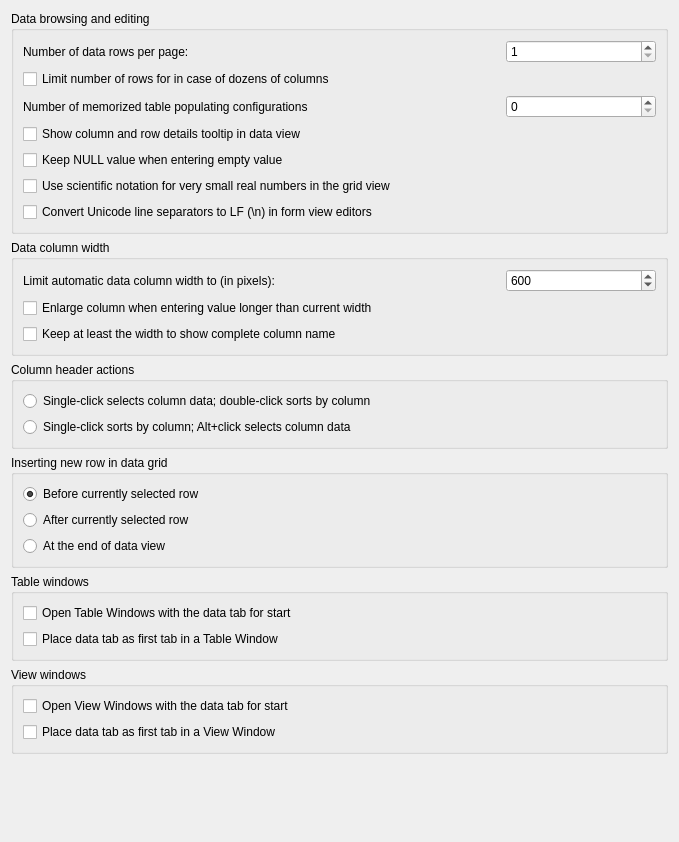
             <widget class="QWidget" name="dataBrowsingScrollAreaContents">
              <property name="geometry">
               <rect>
                <x>0</x>
                <y>0</y>
                <width>679</width>
                <height>842</height>
               </rect>
              </property>
              <layout class="QVBoxLayout" name="verticalLayout_34">
               <item>
                <widget class="QGroupBox" name="dataBrowsingGroup">
                 <property name="title">
                  <string>Data browsing and editing</string>
                 </property>
                 <layout class="QGridLayout" name="gridLayout_2">
                  <item row="0" column="2">
                   <widget class="QSpinBox" name="rowsPerPageSpin">
                    <property name="maximumSize">
                     <size>
                      <width>150</width>
                      <height>16777215</height>
                     </size>
                    </property>
                    <property name="minimum">
                     <number>1</number>
                    </property>
                    <property name="maximum">
                     <number>99999</number>
                    </property>
                    <property name="cfg" stdset="0">
                     <string notr="true">General.NumberOfRowsPerPage</string>
                    </property>
                   </widget>
                  </item>
                  <item row="5" column="0" colspan="3">
                   <widget class="QCheckBox" name="useSciFormatForDoublesCheck">
                    <property name="toolTip">
                     <string>&lt;html&gt;&lt;head/&gt;&lt;body&gt;&lt;p&gt;When enabled, SQLiteStudio automatically switches to scientific notation for very small real numbers (e.g. &lt;span style=&quot; font-style:italic;&quot;&gt;5.3e-21&lt;/span&gt;).&lt;br/&gt;Decimal notation is used for values whose magnitude allows a readable decimal representation.&lt;/p&gt;&lt;p&gt;When disabled, real numbers are always displayed using decimal notation, even if this results in very long fractional parts.&lt;/p&gt;&lt;/body&gt;&lt;/html&gt;</string>
                    </property>
                    <property name="text">
                     <string>Use scientific notation for very small real numbers in the grid view</string>
                    </property>
                    <property name="cfg" stdset="0">
                     <string notr="true">General.UseSciFormatForDoubles</string>
                    </property>
                   </widget>
                  </item>
                  <item row="0" column="0" colspan="2">
                   <widget class="QLabel" name="rowsPerPageLabel">
                    <property name="text">
                     <string>Number of data rows per page:</string>
                    </property>
                   </widget>
                  </item>
                  <item row="2" column="2">
                   <widget class="QSpinBox" name="memPopulConfigsCheck">
                    <property name="toolTip">
                     <string>&lt;p&gt;Maximum number of configurations of Populate Table dialog stored in configuration. Value of 100 should be sufficient.&lt;/p&gt;</string>
                    </property>
                    <property name="maximum">
                     <number>999999</number>
                    </property>
                    <property name="cfg" stdset="0">
                     <string notr="true">General.PopulateHistorySize</string>
                    </property>
                   </widget>
                  </item>
                  <item row="3" column="0" colspan="3">
                   <widget class="QCheckBox" name="tolltipInDataViewCheck">
                    <property name="toolTip">
                     <string>&lt;p&gt;When this is enabled and user holds mouse pointer over a cell in any data view (query results, a table data, a view data) a tooltip will appear with details about the cell - it includes details like column data type, constraints, ROWID and others.&lt;/p&gt;</string>
                    </property>
                    <property name="text">
                     <string>Show column and row details tooltip in data view</string>
                    </property>
                    <property name="cfg" stdset="0">
                     <string notr="true">General.ShowDataViewTooltips</string>
                    </property>
                   </widget>
                  </item>
                  <item row="2" column="0" colspan="2">
                   <widget class="QLabel" name="memPopulConfigsLabel">
                    <property name="toolTip">
                     <string>&lt;p&gt;Maximum number of configurations of Populate Table dialog stored in configuration. Value of 100 should be sufficient.&lt;/p&gt;</string>
                    </property>
                    <property name="text">
                     <string>Number of memorized table populating configurations</string>
                    </property>
                   </widget>
                  </item>
                  <item row="6" column="0" colspan="3">
                   <widget class="QCheckBox" name="useLfForMultilineBox">
                    <property name="toolTip">
                     <string>&lt;html&gt;&lt;head/&gt;&lt;body&gt;&lt;p&gt;Converts Unicode line separators (U+2028, U+2029) to the standard LF (&lt;span style=&quot; font-family:'monospace';&quot;&gt;\n&lt;/span&gt;) character when editing text in form view editor.&lt;/p&gt;&lt;p&gt;Disable to preserve the original characters.&lt;/p&gt;&lt;/body&gt;&lt;/html&gt;</string>
                    </property>
                    <property name="text">
                     <string>Convert Unicode line separators to LF (\n) in form view editors</string>
                    </property>
                    <property name="cfg" stdset="0">
                     <string>General.UseLfForMultilineEditors</string>
                    </property>
                   </widget>
                  </item>
                  <item row="1" column="0" colspan="3">
                   <widget class="QCheckBox" name="limitColumnsVsRowsCheck">
                    <property name="toolTip">
                     <string>&lt;html&gt;&lt;head/&gt;&lt;body&gt;&lt;p&gt;If query results contain dozens (or hundreds) of columns, it is more likely that it will exhaust free memory of your computer by loading several gigabytes of data at once. SQLiteStudio may try to limit number of results displayed on one page in such cases to protect your computer. If you know that you don't work with big values in database, you can disable this limit and you will always see as many rows as defined per page.&lt;/p&gt;&lt;/body&gt;&lt;/html&gt;</string>
                    </property>
                    <property name="text">
                     <string>Limit number of rows for in case of dozens of columns</string>
                    </property>
                    <property name="cfg" stdset="0">
                     <string notr="true">General.LimitRowsForManyColumns</string>
                    </property>
                   </widget>
                  </item>
                  <item row="4" column="0" colspan="3">
                   <widget class="QCheckBox" name="keepNullWhenEmptyCheck">
                    <property name="toolTip">
                     <string>&lt;p&gt;When editing a cell which used to have NULL value and entering empty string as new value, then this option determinates whether the new value should remain NULL (have this option enabled), or should it be overwritten with empty string value (have this option disabled).&lt;/p&gt;</string>
                    </property>
                    <property name="text">
                     <string>Keep NULL value when entering empty value</string>
                    </property>
                    <property name="cfg" stdset="0">
                     <string notr="true">General.KeepNullWhenEmptyValue</string>
                    </property>
                   </widget>
                  </item>
                 </layout>
                </widget>
               </item>
               <item>
                <widget class="QGroupBox" name="dataColumnWdGroup">
                 <property name="title">
                  <string>Data column width</string>
                 </property>
                 <layout class="QGridLayout" name="gridLayout_9">
                  <item row="1" column="0" colspan="2">
                   <widget class="QCheckBox" name="enlargeColumnCheck">
                    <property name="toolTip">
                     <string>&lt;html&gt;&lt;head/&gt;&lt;body&gt;&lt;p&gt;When user enters new value into column and the value is bigger than the current column width, the application will enlarge the column to fit the new value, but not wider than the limit defined in the option above.&lt;/p&gt;&lt;/body&gt;&lt;/html&gt;</string>
                    </property>
                    <property name="text">
                     <string>Enlarge column when entering value longer than current width</string>
                    </property>
                    <property name="cfg" stdset="0">
                     <string notr="true">General.EnlargeColumnForValue</string>
                    </property>
                   </widget>
                  </item>
                  <item row="0" column="1">
                   <widget class="QSpinBox" name="initColWidthLimitSpin">
                    <property name="maximumSize">
                     <size>
                      <width>150</width>
                      <height>16777215</height>
                     </size>
                    </property>
                    <property name="toolTip">
                     <string>&lt;p&gt;When the data is read into grid view columns width is automatically adjusted. This value limits the initial width for the adjustment, but user can still resize the column manually over this limit.&lt;/p&gt;</string>
                    </property>
                    <property name="minimum">
                     <number>10</number>
                    </property>
                    <property name="maximum">
                     <number>99999</number>
                    </property>
                    <property name="value">
                     <number>600</number>
                    </property>
                    <property name="cfg" stdset="0">
                     <string notr="true">General.MaxInitialColumnWith</string>
                    </property>
                   </widget>
                  </item>
                  <item row="0" column="0">
                   <widget class="QLabel" name="initColWidthLimitLabel">
                    <property name="toolTip">
                     <string>&lt;html&gt;&lt;head/&gt;&lt;body&gt;&lt;p&gt;When the data is read into grid view columns width is automatically adjusted. This value limits the initial width for the adjustment, but user can still resize the column manually over this limit. This value is also used when enlarging column upon new, longer value entered by the user (see option below).&lt;/p&gt;&lt;/body&gt;&lt;/html&gt;</string>
                    </property>
                    <property name="text">
                     <string>Limit automatic data column width to (in pixels):</string>
                    </property>
                   </widget>
                  </item>
                  <item row="2" column="0" colspan="2">
                   <widget class="QCheckBox" name="keepColNameCheck">
                    <property name="toolTip">
                     <string>&lt;html&gt;&lt;head/&gt;&lt;body&gt;&lt;p&gt;Initial width of data columns will be set to at least show complete name of the column in the header. This can still be overwritten by the initial limit of column width specified in pixels (the setting above).&lt;/p&gt;&lt;/body&gt;&lt;/html&gt;</string>
                    </property>
                    <property name="text">
                     <string>Keep at least the width to show complete column name</string>
                    </property>
                    <property name="cfg" stdset="0">
                     <string notr="true">General.ColumnWidthForName</string>
                    </property>
                   </widget>
                  </item>
                 </layout>
                </widget>
               </item>
               <item>
                <widget class="QGroupBox" name="columnHdrActionGroup">
                 <property name="title">
                  <string>Column header actions</string>
                 </property>
                 <layout class="QVBoxLayout" name="verticalLayout_25">
                  <item>
                   <widget class="ConfigRadioButton" name="colHdrClickSelectsRadio">
                    <property name="text">
                     <string>Single-click selects column data; double-click sorts by column</string>
                    </property>
                    <property name="cfg" stdset="0">
                     <string>General.SingleColumnClickSort</string>
                    </property>
                    <property name="assignedValue" stdset="0">
                     <bool>false</bool>
                    </property>
                   </widget>
                  </item>
                  <item>
                   <widget class="ConfigRadioButton" name="colHdrClickSortsRadio">
                    <property name="text">
                     <string>Single-click sorts by column; Alt+click selects column data</string>
                    </property>
                    <property name="cfg" stdset="0">
                     <string>General.SingleColumnClickSort</string>
                    </property>
                    <property name="assignedValue" stdset="0">
                     <bool>true</bool>
                    </property>
                   </widget>
                  </item>
                 </layout>
                </widget>
               </item>
               <item>
                <widget class="QGroupBox" name="insertRowPlacementGroup">
                 <property name="title">
                  <string>Inserting new row in data grid</string>
                 </property>
                 <layout class="QVBoxLayout" name="verticalLayout_33">
                  <item>
                   <widget class="ConfigRadioButton" name="insertRowBeforeRadio">
                    <property name="text">
                     <string>Before currently selected row</string>
                    </property>
                    <property name="checked">
                     <bool>true</bool>
                    </property>
                    <property name="assignedValue" stdset="0">
                     <number>0</number>
                    </property>
                    <property name="cfg" stdset="0">
                     <string notr="true">General.InsertRowPlacement</string>
                    </property>
                   </widget>
                  </item>
                  <item>
                   <widget class="ConfigRadioButton" name="insertRowAfterRadio">
                    <property name="text">
                     <string>After currently selected row</string>
                    </property>
                    <property name="assignedValue" stdset="0">
                     <number>1</number>
                    </property>
                    <property name="cfg" stdset="0">
                     <string notr="true">General.InsertRowPlacement</string>
                    </property>
                   </widget>
                  </item>
                  <item>
                   <widget class="ConfigRadioButton" name="insertRowAtEndRadio">
                    <property name="text">
                     <string>At the end of data view</string>
                    </property>
                    <property name="assignedValue" stdset="0">
                     <number>2</number>
                    </property>
                    <property name="cfg" stdset="0">
                     <string notr="true">General.InsertRowPlacement</string>
                    </property>
                   </widget>
                  </item>
                 </layout>
                </widget>
               </item>
               <item>
                <widget class="QGroupBox" name="tableWinGroup">
                 <property name="title">
                  <string>Table windows</string>
                 </property>
                 <layout class="QVBoxLayout" name="verticalLayout_18">
                  <item>
                   <widget class="QCheckBox" name="openTablesOnDataCheck">
                    <property name="toolTip">
                     <string>&lt;p&gt;When enabled, Table Windows will show up with the data tab, instead of the structure tab.&lt;/p&gt;</string>
                    </property>
                    <property name="text">
                     <string>Open Table Windows with the data tab for start</string>
                    </property>
                    <property name="cfg" stdset="0">
                     <string notr="true">General.OpenTablesOnData</string>
                    </property>
                   </widget>
                  </item>
                  <item>
                   <widget class="QCheckBox" name="dataTabInTableAsFirstCheck">
                    <property name="toolTip">
                     <string>&lt;p&gt;When enabled the &quot;Data&quot; tab will be placed as first tab in every Table Window, instead of being at second place.&lt;/p&gt;</string>
                    </property>
                    <property name="text">
                     <string>Place data tab as first tab in a Table Window</string>
                    </property>
                    <property name="cfg" stdset="0">
                     <string notr="true">General.DataTabAsFirstInTables</string>
                    </property>
                   </widget>
                  </item>
                 </layout>
                </widget>
               </item>
               <item>
                <widget class="QGroupBox" name="viewWinGroup">
                 <property name="title">
                  <string>View windows</string>
                 </property>
                 <layout class="QVBoxLayout" name="verticalLayout_19">
                  <item>
                   <widget class="QCheckBox" name="openViewsOnDataCheck">
                    <property name="toolTip">
                     <string>&lt;p&gt;When enabled, View Windows will show up with the data tab, instead of the structure tab.&lt;/p&gt;</string>
                    </property>
                    <property name="text">
                     <string>Open View Windows with the data tab for start</string>
                    </property>
                    <property name="cfg" stdset="0">
                     <string notr="true">General.OpenViewsOnData</string>
                    </property>
                   </widget>
                  </item>
                  <item>
                   <widget class="QCheckBox" name="dataTabInViewAsFirstCheck">
                    <property name="toolTip">
                     <string>&lt;p&gt;When enabled the &quot;Data&quot; tab will be placed as first tab in every View Window, instead of being at second place.&lt;/p&gt;</string>
                    </property>
                    <property name="text">
                     <string>Place data tab as first tab in a View Window</string>
                    </property>
                    <property name="cfg" stdset="0">
                     <string notr="true">General.DataTabAsFirstInViews</string>
                    </property>
                   </widget>
                  </item>
                 </layout>
                </widget>
               </item>
               <item>
                <spacer name="verticalSpacer_6">
                 <property name="orientation">
                  <enum>Qt::Orientation::Vertical</enum>
                 </property>
                 <property name="sizeHint" stdset="0">
                  <size>
                   <width>20</width>
                   <height>40</height>
                  </size>
                 </property>
                </spacer>
               </item>
              </layout>
             </widget>
